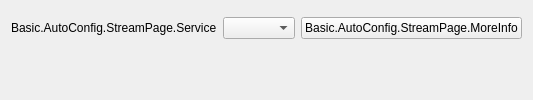
          <widget class="QWidget" name="widget_5" native="true">
           <property name="sizePolicy">
            <sizepolicy hsizetype="Preferred" vsizetype="Maximum">
             <horstretch>0</horstretch>
             <verstretch>0</verstretch>
            </sizepolicy>
           </property>
           <layout class="QFormLayout" name="topStreamLayout">
            <property name="fieldGrowthPolicy">
             <enum>QFormLayout::AllNonFixedFieldsGrow</enum>
            </property>
            <property name="labelAlignment">
             <set>Qt::AlignRight|Qt::AlignTrailing|Qt::AlignVCenter</set>
            </property>
            <item row="3" column="0">
             <widget class="QLabel" name="serviceLabel">
              <property name="text">
               <string>Basic.AutoConfig.StreamPage.Service</string>
              </property>
              <property name="buddy">
               <cstring>service</cstring>
              </property>
             </widget>
            </item>
            <item row="3" column="1">
       <widget class="QWidget" name="serviceWidget" native="true">
        <layout class="QHBoxLayout" name="serviceWidgetLayout">
         <property name="leftMargin">
          <number>0</number>
         </property>
         <property name="topMargin">
          <number>0</number>
         </property>
         <property name="rightMargin">
          <number>0</number>
         </property>
         <property name="bottomMargin">
          <number>0</number>
         </property>
         <item>
          <widget class="QComboBox" name="service">
           <property name="maxVisibleItems">
             <number>20</number>
           </property>
          </widget>
         </item>
         <item>
          <widget class="UrlPushButton" name="moreInfoButton">
           <property name="text">
            <string>Basic.AutoConfig.StreamPage.MoreInfo</string>
           </property>
          </widget>
         </item>
        </layout>
       </widget>
       </item>
            <item row="1" column="0">
             <spacer name="horizontalSpacer_17">
              <property name="orientation">
               <enum>Qt::Horizontal</enum>
              </property>
              <property name="sizeHint" stdset="0">
               <size>
                <width>170</width>
                <height>0</height>
               </size>
              </property>
             </spacer>
            </item>
           </layout>
          </widget>
